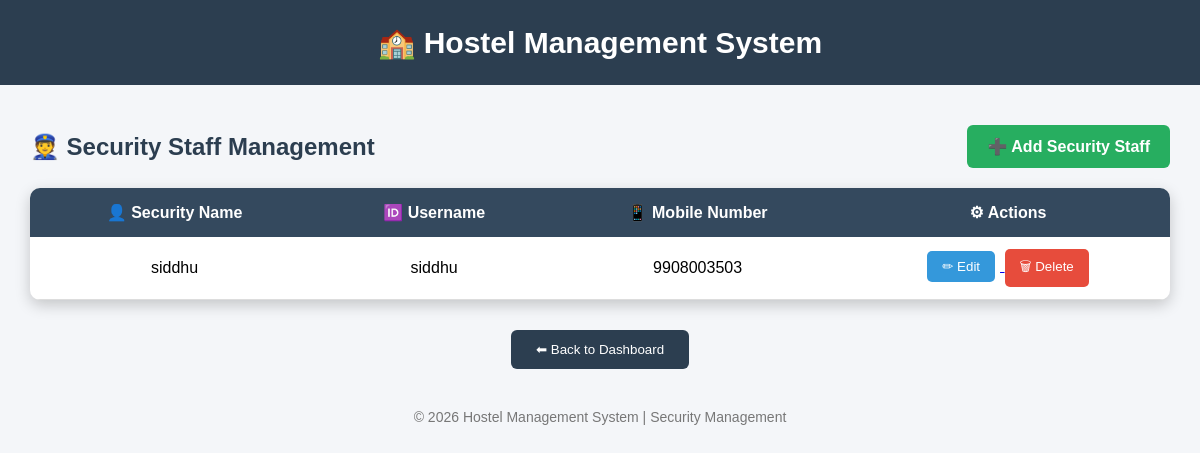
Before: /admin/security (signed in) with the older database file.
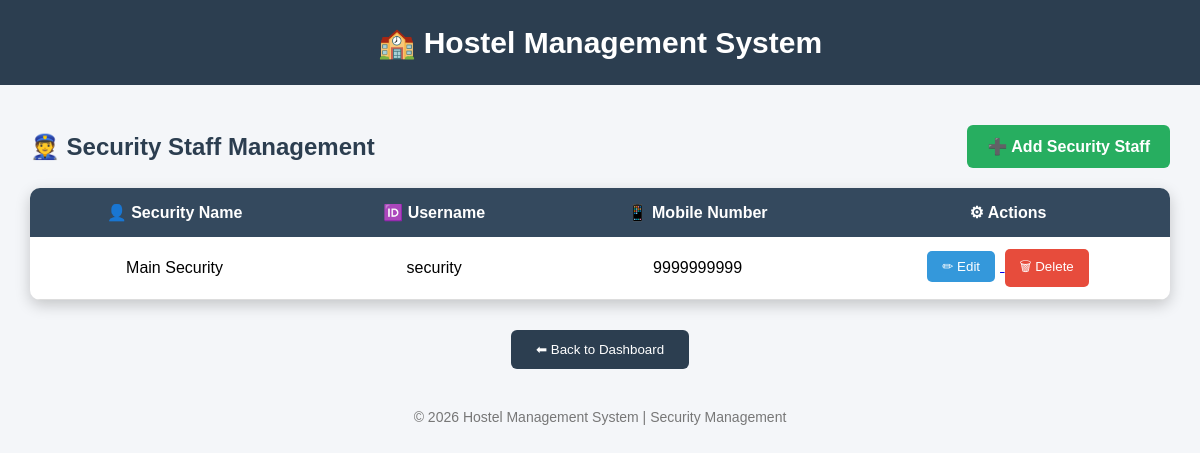
After: the same page with the newer database file.
### tables this page shows
CREATE TABLE security(

    id INTEGER PRIMARY KEY AUTOINCREMENT,

    college_code TEXT NOT NULL,

    security_name TEXT NOT NULL,

    username TEXT UNIQUE NOT NULL,

    mobile TEXT NOT NULL,

    password TEXT NOT NULL,

    FOREIGN KEY(college_code)
    REFERENCES colleges(college_code)
    ON DELETE CASCADE

);

### app.py (the view)
@app.route("/admin/security")
def view_security():
    if "college_id" not in session:
        return redirect(url_for("admin_login"))
    conn = sqlite3.connect("hostel.db")
    cursor = conn.cursor()
    cursor.execute("""
    SELECT
        id,
        security_name,
        username,
        mobile
    FROM security
    ORDER BY security_name
    """)
    security = cursor.fetchall()
    conn.close()
    return render_template(
        "security.html",
        security=security
    )

### templates/security.html (shortened to what this page needs)
<!DOCTYPE html>
<html>
<head>
</head>
<body>
<div class="header">
🏫 Hostel Management System
</div>
<div class="container">
<div class="top-bar">
<h2>👮 Security Staff Management</h2>
<a href="/admin/add_security" class="add-btn">
➕ Add Security Staff
</a>
</div>
<table>
<tr>
<th>👤 Security Name</th>
<th>🆔 Username</th>
<th>📱 Mobile Number</th>
<th>⚙ Actions</th>
</tr>
{% for s in security %}
<tr>
<td>{{ s[1] }}</td>
<td>{{ s[2] }}</td>
<td>{{ s[3] }}</td>
<td>
<a href="/admin/edit_security/{{ s[0] }}">
<button class="edit-btn">
✏ Edit
</button>
</a>
<a href="/admin/delete_security/{{ s[0] }}"
onclick="return confirm('Are you sure you want to delete this security staff?')">
<button class="delete-btn">
🗑 Delete
</button>
</a>
</td>
</tr>
{% endfor %}
</table>
<div class="back">
<a href="/admin/dashboard">
<button>
⬅ Back to Dashboard
</button>
</a>
</div>
</div>
<div class="footer">
© 2026 Hostel Management System | Security Management
</div>
</body>
</html>

### templates/security.html (style rules this page uses)
* { margin:0; padding:0; box-sizing:border-box; font-family:Arial,sans-serif; }
body { background:#f4f6f9; }
.header { background:#2c3e50; color:white; text-align:center; padding:25px; font-size:30px; font-weight:bold; }
.container { width:95%; max-width:1200px; margin:40px auto; }
.top-bar { display:flex; justify-content:space-between; align-items:center; margin-bottom:20px; }
.top-bar h2 { color:#2c3e50; }
.add-btn { background:#27ae60; color:white; text-decoration:none; padding:12px 20px; border-radius:6px; font-weight:bold; transition:.3s; }
table { width:100%; border-collapse:collapse; background:white; border-radius:10px; overflow:hidden; box-shadow:0 5px 15px rgba(0,0,0,.2); }
th { background:#34495e; color:white; padding:15px; }
td { padding:12px; text-align:center; border-bottom:1px solid #ddd; }
.edit-btn { background:#3498db; color:white; border:none; padding:8px 15px; border-radius:5px; cursor:pointer; margin-right:5px; transition:.3s; }
.delete-btn { background:#e74c3c; color:white; border:none; padding:8px 15px; border-radius:5px; cursor:pointer; transition:.3s; }
.back { text-align:center; margin-top:30px; }
.back button { background:#2c3e50; color:white; border:none; padding:12px 25px; border-radius:6px; cursor:pointer; transition:.3s; }
.footer { text-align:center; margin-top:40px; color:#777; font-size:14px; }

Changed rows visible on the page:
removed security: security_name "siddhu", username "siddhu", mobile "9908003503"
added security: security_name "Main Security", username "security", mobile "9999999999"
